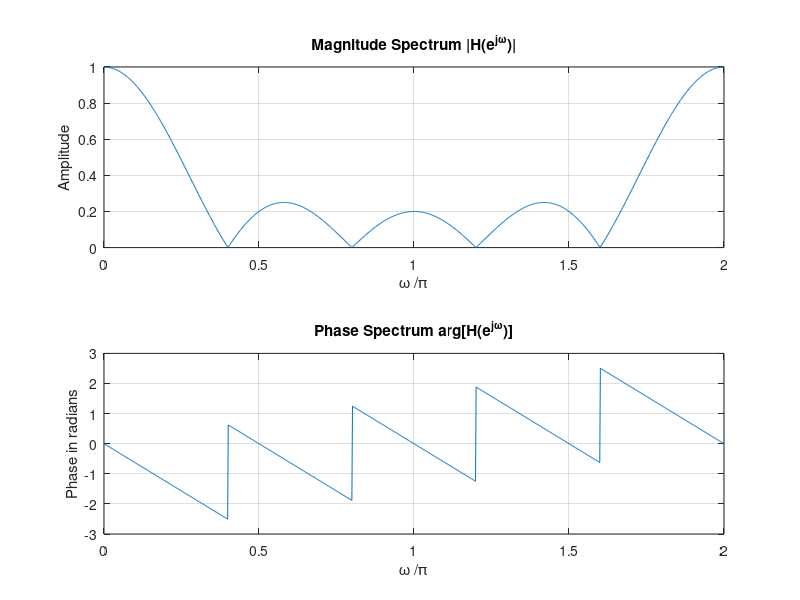

The MATLAB script that drew this image:
% Program Q4_1
% Frequency response of the causal M-point averager of Eq. (2.13)
clear;
% User specifies filter length
M = input('Enter the filter length M: ');
% Compute the frequency samples of the DTFT
w = 0:2*pi/1023:2*pi;
num = (1/M)*ones(1,M);
den = [1];
% Compute and plot the DTFT
h = freqz(num, den, w);
subplot(2,1,1)
plot(w/pi,abs(h));grid
title('Magnitude Spectrum |H(e^{j\omega})|')
xlabel('\omega /\pi');
ylabel('Amplitude');
subplot(2,1,2)
plot(w/pi,angle(h));grid
title('Phase Spectrum arg[H(e^{j\omega})]')
xlabel('\omega /\pi');
ylabel('Phase in radians');
